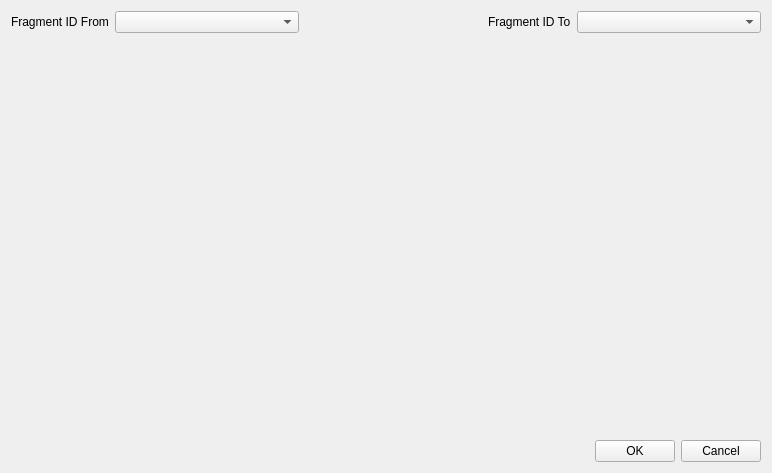
<?xml version="1.0" encoding="UTF-8"?>
<ui version="4.0">
 <class>CMannTransitionSettingsDlg</class>
 <widget class="QWidget" name="CMannTransitionSettingsDlg">
  <property name="geometry">
   <rect>
    <x>0</x>
    <y>0</y>
    <width>772</width>
    <height>473</height>
   </rect>
  </property>
  <layout class="QVBoxLayout" name="verticalLayout">
   <item>
    <layout class="QGridLayout" name="gridLayout">
     <item row="0" column="0">
      <widget class="QLabel" name="label1">
       <property name="text">
        <string>Fragment ID From</string>
       </property>
       <property name="alignment">
        <set>Qt::AlignLeading|Qt::AlignLeft|Qt::AlignVCenter</set>
       </property>
      </widget>
     </item>
     <item row="0" column="1">
      <widget class="QComboBox" name="FRAGMENTID_FROM_COMBO">
       <property name="sizePolicy">
        <sizepolicy hsizetype="MinimumExpanding" vsizetype="Fixed">
         <horstretch>0</horstretch>
         <verstretch>0</verstretch>
        </sizepolicy>
       </property>
      </widget>
     </item>
     <item row="0" column="2">
      <spacer name="horizontalSpacer">
       <property name="orientation">
        <enum>Qt::Horizontal</enum>
       </property>
       <property name="sizeHint" stdset="0">
        <size>
         <width>40</width>
         <height>20</height>
        </size>
       </property>
      </spacer>
     </item>
     <item row="0" column="3">
      <widget class="QLabel" name="label2">
       <property name="text">
        <string>Fragment ID To</string>
       </property>
       <property name="alignment">
        <set>Qt::AlignLeading|Qt::AlignLeft|Qt::AlignVCenter</set>
       </property>
      </widget>
     </item>
     <item row="0" column="4">
      <widget class="QComboBox" name="FRAGMENTID_TO_COMBO">
       <property name="sizePolicy">
        <sizepolicy hsizetype="MinimumExpanding" vsizetype="Fixed">
         <horstretch>0</horstretch>
         <verstretch>0</verstretch>
        </sizepolicy>
       </property>
      </widget>
     </item>
    </layout>
   </item>
   <item>
    <widget class="QWidget" name="widget" native="true">
     <property name="sizePolicy">
      <sizepolicy hsizetype="Preferred" vsizetype="MinimumExpanding">
       <horstretch>0</horstretch>
       <verstretch>0</verstretch>
      </sizepolicy>
     </property>
    </widget>
   </item>
   <item>
    <layout class="QHBoxLayout" name="horizontalLayout">
     <item>
      <spacer name="horizontalSpacer_2">
       <property name="orientation">
        <enum>Qt::Horizontal</enum>
       </property>
       <property name="sizeHint" stdset="0">
        <size>
         <width>40</width>
         <height>20</height>
        </size>
       </property>
      </spacer>
     </item>
     <item>
      <widget class="QPushButton" name="OKBTN">
       <property name="text">
        <string>OK</string>
       </property>
      </widget>
     </item>
     <item>
      <widget class="QPushButton" name="CANCELBTN">
       <property name="text">
        <string>Cancel</string>
       </property>
      </widget>
     </item>
    </layout>
   </item>
  </layout>
 </widget>
 <resources/>
 <connections/>
</ui>
